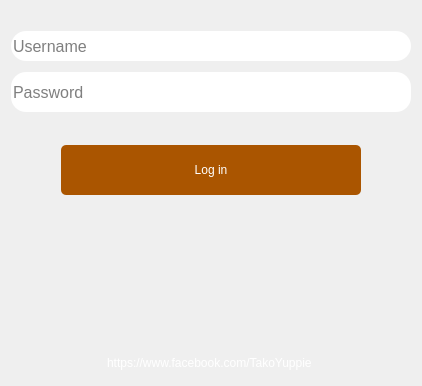
      <widget class="QWidget" name="verticalStackedWidgetPage1">
       <layout class="QVBoxLayout" name="verticalLayout_2">
        <item>
         <widget class="QLabel" name="label_2">
          <property name="sizePolicy">
           <sizepolicy hsizetype="Expanding" vsizetype="Preferred">
            <horstretch>0</horstretch>
            <verstretch>0</verstretch>
           </sizepolicy>
          </property>
          <property name="maximumSize">
           <size>
            <width>2000</width>
            <height>1000</height>
           </size>
          </property>
          <property name="styleSheet">
           <string notr="true">image: url(:/newPrefix/TAKOYUPPIE/LOGO SUPER ORIG.png);</string>
          </property>
          <property name="text">
           <string/>
          </property>
         </widget>
        </item>
        <item alignment="Qt::AlignHCenter">
         <widget class="QLineEdit" name="lineEdit">
          <property name="sizePolicy">
           <sizepolicy hsizetype="Expanding" vsizetype="Expanding">
            <horstretch>0</horstretch>
            <verstretch>0</verstretch>
           </sizepolicy>
          </property>
          <property name="minimumSize">
           <size>
            <width>400</width>
            <height>30</height>
           </size>
          </property>
          <property name="maximumSize">
           <size>
            <width>400</width>
            <height>40</height>
           </size>
          </property>
          <property name="font">
           <font>
            <pointsize>12</pointsize>
           </font>
          </property>
          <property name="styleSheet">
           <string notr="true">QLineEdit{
	 
	background-color: rgb(255, 255, 255);
	border-radius: 15px;
	
}
QLineEdit:hover{
	border :3px solid rgb(170, 85, 0);
}

QLineEdit:focus{
	border :3px solid rgb(35, 218, 233);
}</string>
          </property>
          <property name="text">
           <string/>
          </property>
          <property name="placeholderText">
           <string>Username</string>
          </property>
          <property name="clearButtonEnabled">
           <bool>true</bool>
          </property>
         </widget>
        </item>
        <item>
         <spacer name="verticalSpacer_8">
          <property name="orientation">
           <enum>Qt::Vertical</enum>
          </property>
          <property name="sizeType">
           <enum>QSizePolicy::Fixed</enum>
          </property>
          <property name="sizeHint" stdset="0">
           <size>
            <width>20</width>
            <height>5</height>
           </size>
          </property>
         </spacer>
        </item>
        <item alignment="Qt::AlignHCenter">
         <widget class="QLineEdit" name="lineEdit_4">
          <property name="sizePolicy">
           <sizepolicy hsizetype="Expanding" vsizetype="Expanding">
            <horstretch>0</horstretch>
            <verstretch>0</verstretch>
           </sizepolicy>
          </property>
          <property name="minimumSize">
           <size>
            <width>400</width>
            <height>40</height>
           </size>
          </property>
          <property name="maximumSize">
           <size>
            <width>500</width>
            <height>40</height>
           </size>
          </property>
          <property name="sizeIncrement">
           <size>
            <width>0</width>
            <height>0</height>
           </size>
          </property>
          <property name="baseSize">
           <size>
            <width>0</width>
            <height>0</height>
           </size>
          </property>
          <property name="font">
           <font>
            <pointsize>12</pointsize>
           </font>
          </property>
          <property name="styleSheet">
           <string notr="true">QLineEdit{
	 
	background-color: rgb(255, 255, 255);
	border-radius: 15px;
	
}
QLineEdit:hover{
	border :3px solid rgb(170, 85, 0);
}

QLineEdit:focus{
	border :3px solid rgb(35, 218, 233);
}</string>
          </property>
          <property name="echoMode">
           <enum>QLineEdit::PasswordEchoOnEdit</enum>
          </property>
          <property name="placeholderText">
           <string>Password</string>
          </property>
          <property name="clearButtonEnabled">
           <bool>true</bool>
          </property>
         </widget>
        </item>
        <item>
         <spacer name="verticalSpacer_6">
          <property name="orientation">
           <enum>Qt::Vertical</enum>
          </property>
          <property name="sizeType">
           <enum>QSizePolicy::Fixed</enum>
          </property>
          <property name="sizeHint" stdset="0">
           <size>
            <width>20</width>
            <height>20</height>
           </size>
          </property>
         </spacer>
        </item>
        <item alignment="Qt::AlignHCenter">
         <widget class="QPushButton" name="pushButton_2">
          <property name="minimumSize">
           <size>
            <width>300</width>
            <height>50</height>
           </size>
          </property>
          <property name="maximumSize">
           <size>
            <width>300</width>
            <height>35</height>
           </size>
          </property>
          <property name="toolTip">
           <string>&lt;html&gt;&lt;head/&gt;&lt;body&gt;&lt;p&gt;&lt;span style=&quot; font-weight:600;&quot;&gt;Log in Button  (Enter)&lt;/span&gt;&lt;/p&gt;&lt;/body&gt;&lt;/html&gt;</string>
          </property>
          <property name="styleSheet">
           <string notr="true">QPushButton
{
	
	font: 20pt &quot;Corbel Light&quot;;
	color: rgb(255, 255, 255);
	background-color: rgb(170, 85, 0);
    border-radius:5px;
	

	
}

QPushButton:hover
{
	background-color: rgb(0, 255, 255);
	border:0px solid rgb(255,255,255);
	border-style: outset;
	border-width: 2px;
	margin-bottom: 1px;
}
QPushButton:pressed
{
	background-color: rgb(170, 85, 0);
	background-color: rgba(0, 120, 252, 150);
    border-style: inset;
    border-width: 2px;
}</string>
          </property>
          <property name="text">
           <string>Log in</string>
          </property>
         </widget>
        </item>
        <item>
         <spacer name="verticalSpacer_7">
          <property name="orientation">
           <enum>Qt::Vertical</enum>
          </property>
          <property name="sizeType">
           <enum>QSizePolicy::Maximum</enum>
          </property>
          <property name="sizeHint" stdset="0">
           <size>
            <width>20</width>
            <height>130</height>
           </size>
          </property>
         </spacer>
        </item>
        <item>
         <widget class="QLabel" name="label_7">
          <property name="minimumSize">
           <size>
            <width>0</width>
            <height>20</height>
           </size>
          </property>
          <property name="maximumSize">
           <size>
            <width>16777215</width>
            <height>20</height>
           </size>
          </property>
          <property name="styleSheet">
           <string notr="true">image: url(:/newPrefix/facebook-circular-logo.png);</string>
          </property>
          <property name="text">
           <string/>
          </property>
         </widget>
        </item>
        <item alignment="Qt::AlignHCenter">
         <widget class="QLabel" name="label_26">
          <property name="minimumSize">
           <size>
            <width>0</width>
            <height>25</height>
           </size>
          </property>
          <property name="maximumSize">
           <size>
            <width>16777215</width>
            <height>25</height>
           </size>
          </property>
          <property name="styleSheet">
           <string notr="true">color: rgb(255, 255, 255);
font: 16pt &quot;Corbel Light&quot;;</string>
          </property>
          <property name="text">
           <string>https://www.facebook.com/TakoYuppie </string>
          </property>
         </widget>
        </item>
       </layout>
      </widget>
